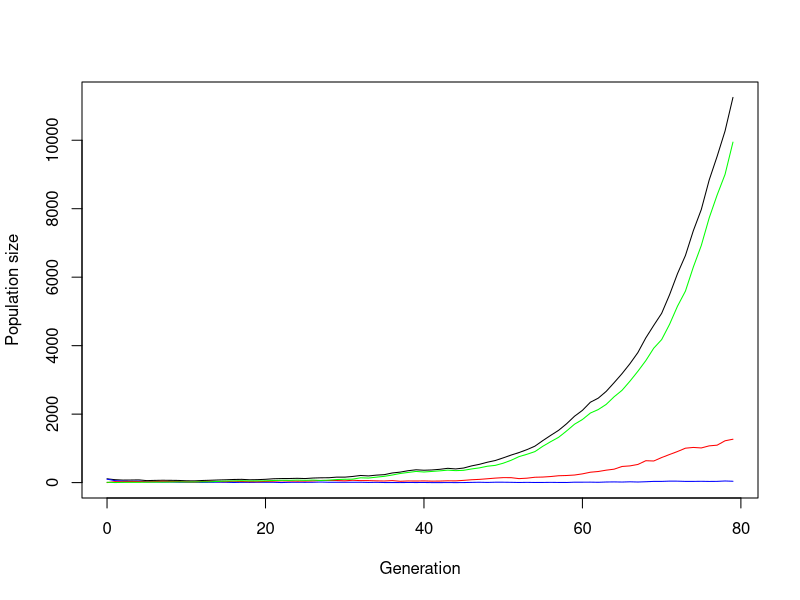
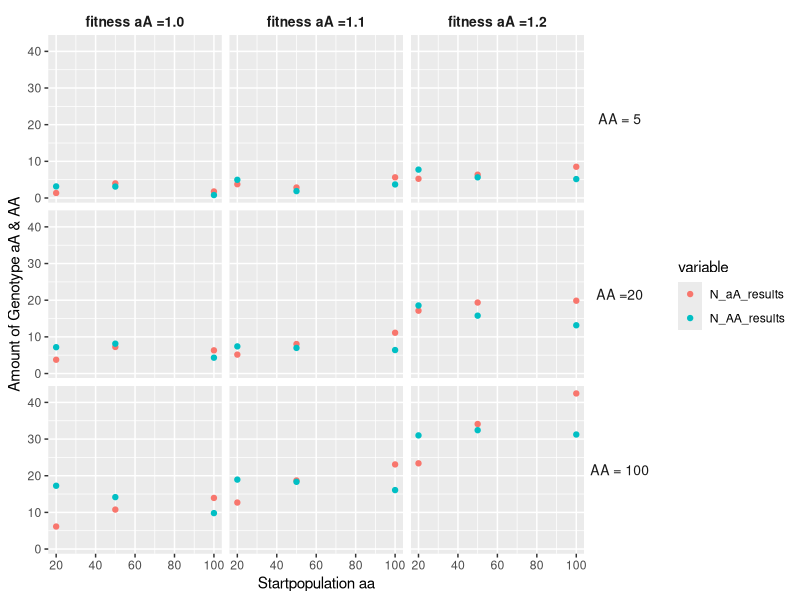

These figures' R source, in order:
## ---- chunk 1

#defining starting pop size of the genotypes
N_aa <- 100
N_aA <- 0
N_AA <- 10

#defining fitness reduction & benefit of the genotypes
r_aa <- 0.2         # fitness reduction of aa allel comb. equal to decay_rate
s_aA <- 1.10        # fitness benefit of allel A, equal to sel_coeff
s_AA <- 1.10        # fitness benefit of allel A, equal to sel_coeff



# --- Simulation of one generation with three genotypes ---
simulate_gen <- function(N_aa, N_aA, N_AA, r_aa, s_aA, s_AA) {

  # Reproduction with fitness malus/benefit
  offsp_aa <- rpois(1, N_aa * (1-r_aa))
  offsp_aA <- rpois(1, N_aA * s_aA)
  offsp_AA <- rpois(1, N_AA * s_AA)  
  
  # Total numbeer of gamets proportional to the frequency of alleles A and a
  total_gametes <- 2 * (offsp_aa + offsp_aA + offsp_AA)
  freq_A <- (2 * offsp_AA + offsp_aA) 
  freq_a <- total_gametes - freq_A
  
  
  
  # if loop to account for extinction
  if (total_gametes > 0) {

  # Change of allele frequencies (A -> a, a -> A); p = (freq_A / total_gametes), q = (freq_a / total_gametes) 
  # hardy equilibrium 1 = p^2 +2pq +q^2
  predicted_freq_aa <- (freq_a/total_gametes)^2
  predicted_freq_aA <- 2*(freq_A / total_gametes)*(freq_a / total_gametes)
  predicted_freq_AA <- (freq_A/total_gametes)^2
  
   # Random draw of new genotypes under hardy-weinberg conditions
  N_total <- offsp_aa + offsp_aA + offsp_AA
  genotypes <- rmultinom(1, N_total, prob = c(predicted_freq_aa, predicted_freq_aA, predicted_freq_AA))
  
  N_aa_new <- genotypes[1]
  N_aA_new <- genotypes[2]
  N_AA_new <- genotypes[3]

  return(c(N_aa_new, N_aA_new, N_AA_new))
  }
  
  # in case of extinction
  else
  return(c(0,0,0))
  
  
}

print(simulate_gen(N_aa, N_aA, N_AA, r_aa, s_aA, s_AA))
## ---- chunk 2

# parameter to stop simulation pop if this pop size is reached
max_pop_size <- 100


# creat function to generate a population, using the function to generate a generation
simulate_pop <- function(N_aa, N_aA, N_AA, r_aa, s_aA, s_AA, t_max) {
  
  # Create the vector in which to save the results
  pop_vector <- c(N_aa, N_aA, N_AA)
  # initiate the variables
  pop_new <- c(N_aa, N_aA, N_AA)
  
  # run the simulation until generation t_max
  for (i in 1:(t_max+1)) {
   
    # break for loop if pop went extinct or x-times pop size
    if (pop_new[1]+pop_new[2]+pop_new[3]>=max_pop_size*(N_aa+N_aA+N_AA) | pop_new[1]+pop_new[2]+pop_new[3]==0) break
   
    # redefine the current population one generation later
    pop_new <- simulate_gen(pop_new[1],pop_new[2],pop_new[3], r_aa, s_aA, s_AA)
    
    
    # add the new population sizes to the output vector
    pop_vector <- rbind(pop_vector,pop_new)
  }
  
  # define the row and column names of the output vector 
  rownames(pop_vector) <- (0:t_max+1)[1:length(pop_vector[,1])]  
  colnames(pop_vector) <- c("aa","aA","AA")
  
  # return the result
  return(pop_vector)	
}




###### Test the function and plot the result

# set t_max to a value to be used througout
t_max <- 1000

# create your simulation data
output <- simulate_pop(N_aa, N_aA, N_AA, r_aa, s_aA, s_AA, t_max)

# show the last few lines of the data table
print(tail(output))




###### plot the output 

# determine x axis range 
x_range <- 0:(length(output[,1])-1)

# plots the total population size
plot(x_range,output[,1]+output[,2]+output[,3],type='l',ylim=c(0,max(output[,1]+output[,2]+output[,3])),xlab = "Generation",ylab = "Population size")

# add number of aa genotype
lines(x_range,output[,1], col="blue") 
# add number of aA genotype
lines(x_range,output[,2], col="red")
# add number of AA genotype
lines(x_range,output[,3], col="green")

## ---- chunk 3
# set some parameters to fixed values
N_aA <- 0
r_aa <- 0.2
s_AA <- 1.1
t_max <- 200

# determine how often to run the simulation for each set of parameters
no_replicates <- 50

# set parameters to vary
N_aa_vector <- c(100, 50, 20)
N_AA_vector <- c(10, 5, 2)
s_aA_vector <- c(1, 1.1, 1.2) 


# create a data frame to save the results
data_table <- data.frame(array(NA,dim=c(0,8), dimnames=list(c(), c(paste0(c("N_aa","N_aA", "N_AA","min_gen","min_size","N_aa_str_pop","N_AA_str_pop","s_aA_fit_hybrid"),"_results")))))

# create a data frame to save the results of one loop
result_one_loop <- data.frame(array(NA,dim=c(1,8), dimnames=list(c(), c(paste0(c("N_aa","N_aA", "N_AA","min_gen","min_size","N_aa_str_pop","N_AA_str_pop","s_aA_fit_hybrid"),"_results")))))
        


##### run the simulation across all chosen parameters

# loop over starting pop size of aa
for(N_aa in N_aa_vector){
  # loop over starting pop size of AA
  for(N_AA in N_AA_vector){
    # loop over fitness of hybrid
    for(s_aA in s_aA_vector){
       
      #reset counter for no_replicates to 1
      i<-1
      repeat {
        
        # increase counter by one
        i<-i+1
        
        # run the simulation once
        one_run <- simulate_pop(N_aa = N_aa, N_aA = N_aA, N_AA = N_AA , r_aa = 0.2, s_aA = s_aA, s_AA = 1.1, t_max = 10)
     

        # collecting the number of genotypes after one simulation
        N_aa_end <- c(tail(one_run[, 1],1)) 
        N_aA_end <- c(tail(one_run[, 2],1)) 
        N_AA_end <- c(tail(one_run[, 3],1)) 

        
        # determine total population sizes
        total_size <- one_run[,1]+one_run[,2]
        
        # determine minimum population size reached during simulation
        min_size <- min(total_size)
        
        # determine (first) generation at which this population size occurred; if min pop size = 0 -> time of extinction
        min_gen <- as.numeric(which(total_size==min_size)[1])
        
        
        # enter the data into the table
        result_one_loop$N_aa_results <- N_aa_end
        result_one_loop$N_aA_results <- N_aA_end
        result_one_loop$N_AA_results <- N_AA_end
        result_one_loop$min_size_results <- min_size
        result_one_loop$min_gen_results <- min_gen
        result_one_loop$s_aA_fit_hybrid_results <- s_aA
        result_one_loop$N_aa_str_pop_results <- N_aa
        result_one_loop$N_AA_str_pop_results <- N_AA
        
        # ad the results of one simulation to the data frame with the results
        data_table <- rbind(data_table, result_one_loop)
        
        # stops loop if the simulation was run the time required
        if(i>no_replicates) break
      }       
    } 
  } 
}

# print the first few results in the data frame
print(head(data_table))

## ---- chunk 4

#open ggplot & tidyvers
library(ggplot2)
library(tidyr)

# calculate the mean of every run of the same combinations of the variables we wanted to test
mean_comb <- aggregate(data_table, list(data_table$s_aA_fit_hybrid_results, data_table$N_aa_str_pop_results, data_table$N_AA_str_pop_results), mean)


#### create a plot that compares the important aspects


# combine the results of aA and AA to compare them at the same time
long_dat <- mean_comb %>%
  pivot_longer(cols = c(N_aA_results, N_AA_results),   
               names_to = "variable",
               values_to = "value")


# create the plot
ggplot(long_dat, aes(x = N_aa_str_pop_results,
           y = value,
           colour = variable)) +
  geom_point() +
  facet_grid(
    rows = vars(factor(N_AA_str_pop_results,
                       labels = c("AA = 5", "AA =20", "AA = 100"))),
    cols = vars(factor(s_aA_fit_hybrid_results,
                       labels = c("fitness aA =1.0", "fitness aA =1.1", "fitness aA =1.2")))
  ) +
  labs(x = "Startpopulation aa", y = "Amount of Genotype aA & AA") +
  theme(strip.background = element_blank(),   # Hintergrund weg
        strip.text.x     = element_text(size = 10, face = "bold"),
        strip.text.y     = element_text(size = 10, angle = 0))
